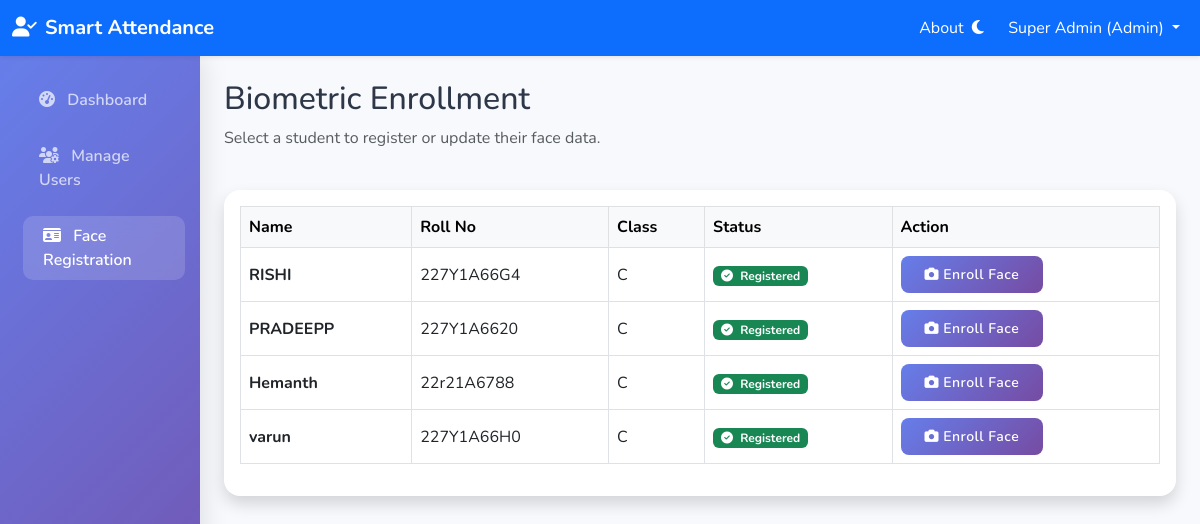
Page /admin/register_face_selection (signed in) on the committed database.
### app/models.py (models this page shows, shortened)
class User(db.Model, UserMixin):
    id = db.Column(db.Integer, primary_key=True)
    name = db.Column(db.String(100), nullable=False)
    email = db.Column(db.String(120), unique=True, nullable=False)
    password_hash = db.Column(db.String(128), nullable=False)
    role = db.Column(db.String(20), nullable=False) # 'admin', 'faculty', 'student'
    theme = db.Column(db.String(10), default='light') # 'light' or 'dark'
    student_profile = db.relationship('Student', backref='user', uselist=False, cascade="all, delete-orphan")
    faculty_profile = db.relationship('Faculty', backref='user', uselist=False, cascade="all, delete-orphan")

class Student(db.Model):
    id = db.Column(db.Integer, primary_key=True)
    user_id = db.Column(db.Integer, db.ForeignKey('user.id'), unique=True, nullable=False)
    roll_no = db.Column(db.String(50), unique=True, nullable=False)
    class_name = db.Column(db.String(50), nullable=False) # Linked to Subject.class_name
    department = db.Column(db.String(100), nullable=False)
    face_data = db.relationship('FaceData', backref='student', uselist=False, cascade="all, delete-orphan")
    attendance_records = db.relationship('Attendance', backref='student', lazy=True)

### app/admin/routes.py (the view)
@admin.route("/admin/register_face_selection")
@login_required
def register_face_selection():
    if current_user.role != 'admin':
        return redirect(url_for('main.home'))
    students = Student.query.all()
    return render_template('admin/select_student_face.html', students=students)

### app/models.py (called while the page is built)
@login_manager.user_loader
def load_user(user_id):
    return User.query.get(int(user_id))

### app/templates/admin/select_student_face.html
{% extends "base.html" %}
{% block content %}
<div class="row mb-4">
    <div class="col-md-12">
        <h2>Biometric Enrollment</h2>
        <p class="text-muted">Select a student to register or update their face data.</p>
    </div>
</div>
<div class="card shadow">
    <div class="card-body">
        <div class="table-responsive">
            <table class="table table-hover table-bordered">
                <thead class="table-light">
                    <tr>
                        <th>Name</th>
                        <th>Roll No</th>
                        <th>Class</th>
                        <th>Status</th>
                        <th>Action</th>
                    </tr>
                </thead>
                <tbody>
                    {% for student in students %}
                    <tr>
                        <td class="align-middle fw-bold">{{ student.user.name }}</td>
                        <td class="align-middle">{{ student.roll_no }}</td>
                        <td class="align-middle">{{ student.class_name }}</td>
                        <td class="align-middle">
                            {% if student.face_data %}
                            <span class="badge bg-success"><i class="fas fa-check-circle me-1"></i> Registered</span>
                            {% else %}
                            <span class="badge bg-secondary"><i class="fas fa-times-circle me-1"></i> Not
                                Registered</span>
                            {% endif %}
                        </td>
                        <td class="align-middle">
                            <a href="{{ url_for('admin.register_face_capture', student_id=student.id) }}"
                                class="btn btn-sm btn-primary">
                                <i class="fas fa-camera"></i> Enroll Face
                            </a>
                        </td>
                    </tr>
                    {% endfor %}
                </tbody>
            </table>
        </div>
    </div>
</div>
{% endblock %}

### app/templates/base.html (shortened to what this page needs)
<!DOCTYPE html>
<html lang="en">
<head>
    <link href="https://cdn.jsdelivr.net/npm/bootstrap@5.3.0/dist/css/bootstrap.min.css" rel="stylesheet">
    <link rel="stylesheet" href="{{ url_for('static', filename='css/style.css') }}">
    <link rel="stylesheet" href="https://cdnjs.cloudflare.com/ajax/libs/font-awesome/6.4.0/css/all.min.css">
</head>
<body class="{{ 'dark-mode' if current_user.is_authenticated and current_user.theme == 'dark' else '' }}">
    <nav class="navbar navbar-expand-lg navbar-dark bg-primary shadow-sm">
        <div class="container-fluid">
            <a class="navbar-brand fw-bold" href="{{ url_for('main.home') }}">
                <i class="fas fa-user-check me-2"></i>Smart Attendance
            </a>
            <div class="collapse navbar-collapse" id="navContent">
                <ul class="navbar-nav ms-auto mb-2 mb-lg-0">
                    {% if current_user.is_authenticated %}
                    <li class="nav-item">
                        <a class="nav-link text-white" href="{{ url_for('main.about') }}">About</a>
                    </li>
                    <li class="nav-item d-flex align-items-center me-3">
                        <form action="{{ url_for('main.toggle_theme') }}" method="POST" class="d-inline">
                            <button type="submit" class="btn btn-link nav-link p-0 text-white" title="Toggle Theme">
                                {% if current_user.theme == 'dark' %}
                                <i class="fas fa-sun"></i>
                                {% else %}
                                <i class="fas fa-moon"></i>
                                {% endif %}
                            </button>
                        </form>
                    </li>
                    <li class="nav-item dropdown">
                        <a class="nav-link dropdown-toggle text-white" href="#" role="button" data-bs-toggle="dropdown">
                            {{ current_user.name }} ({{ current_user.role|title }})
                        </a>
                    </li>
                    {% endif %}
                </ul>
            </div>
        </div>
    </nav>
    <div class="container-fluid">
        <div class="row">
            {% if current_user.is_authenticated %}
            <nav class="col-md-3 col-lg-2 d-md-block sidebar collapse px-0">
                <div class="position-sticky pt-3">
                    <ul class="nav flex-column ps-2">
                        {% if current_user.role == 'admin' %}
                        <li class="nav-item">
                            <a class="nav-link {{ 'active' if request.endpoint == 'admin.dashboard' else '' }}"
                                href="{{ url_for('admin.dashboard') }}">
                                <i class="fas fa-tachometer-alt me-2"></i> Dashboard
                            </a>
                        </li>
                        <li class="nav-item">
                            <a class="nav-link {{ 'active' if 'register_user' in request.endpoint else '' }}"
                                href="{{ url_for('admin.register_user') }}">
                                <i class="fas fa-users-cog me-2"></i> Manage Users
                            </a>
                        </li>
                        <li class="nav-item">
                            <a class="nav-link {{ 'active' if 'face' in request.endpoint else '' }}"
                                href="{{ url_for('admin.register_face_selection') }}">
                                <i class="fas fa-id-card me-2"></i> Face Registration
                            </a>
                        </li>
                        {% endif %}
                    </ul>
                </div>
            </nav>
            <main class="col-md-9 ms-sm-auto col-lg-10 px-md-4 py-4">
                {% else %}
                <main class="col-12 px-md-4 py-4">
                    {% endif %}
                    {% block content %}{% endblock %}
                </main>
        </div>
    </div>
</body>
</html>

### app/static/css/style.css (style rules this page uses)
:root { --primary-gradient: linear-gradient(135deg, #667eea 0%, #764ba2 100%); --secondary-gradient: linear-gradient(135deg, #f5f7fa 0%, #c3cfe2 100%); --bg-light: #f8f9fc; --text-light: #2d3748; --card-light: #ffffff; --nav-light: #ffffff; --bg-dark: #0f172a; --text-dark: #e2e8f0; --card-dark: #1e293b; --nav-dark: #1e293b; --glass-border: rgba(255, 255, 255, 0.1); }
body { background-color: var(--bg-light); color: var(--text-light); font-family: 'Nunito', sans-serif; transition: background-color 0.3s ease, color 0.3s ease; }
.card { border: none; border-radius: 1rem; box-shadow: 0 4px 6px -1px rgba(0, 0, 0, 0.1), 0 2px 4px -1px rgba(0, 0, 0, 0.06); transition: transform 0.2s; animation: fadeIn 0.5s ease-out; }
.btn { border-radius: 0.5rem; padding: 0.5rem 1.5rem; font-weight: 600; letter-spacing: 0.5px; transition: all 0.2s; }
.btn-primary { background-image: var(--primary-gradient); border: none; }
.sidebar { min-height: 100vh; background-image: var(--primary-gradient); box-shadow: 4px 0 24px rgba(0, 0, 0, 0.1); }
.sidebar .nav-link { color: rgba(255, 255, 255, 0.7); margin: 8px 15px; border-radius: 10px; transition: all 0.3s; font-weight: 600; }
.sidebar .nav-link:hover, .sidebar .nav-link.active { background: rgba(255, 255, 255, 0.15); color: white; backdrop-filter: blur(10px); padding-left: 20px; }

### rows in the picture
User: name "Super Admin", role "Admin"
Student: user.name "RISHI", roll_no "227Y1A66G4", class_name "C"
Student: user.name "PRADEEPP", roll_no "227Y1A6620", class_name "C"
Student: user.name "Hemanth", roll_no "22r21A6788", class_name "C"
Student: user.name "varun", roll_no "227Y1A66H0", class_name "C"
